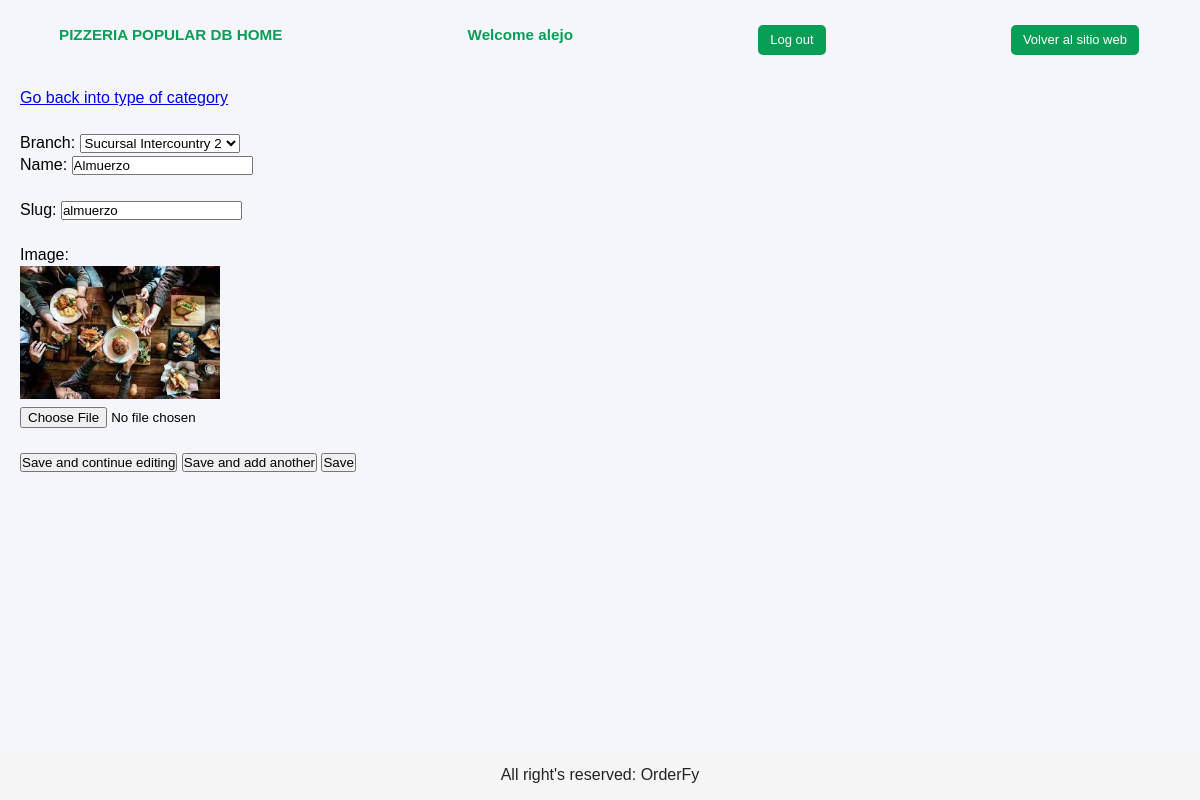
/database/pizzeria_popular/piz1/edit_type/almuerzo (signed in), run on the app's committed database.
### restaurants/models.py (models this page shows, shortened)
class Restaurant(models.Model):
    def get_upload_to_path_logo(self, filename):
        return f'{self.slug}/logo/{filename}'
    def get_upload_to_path_image(self, filename):
        return f'{self.slug}/image/{filename}'
    id= models.AutoField(primary_key=True)
    name= models.CharField(max_length=80)
    slug= models.SlugField(max_length=20, unique=True)
    description= models.TextField(max_length=1000, blank=True, null=True)
    logo= models.ImageField(upload_to=get_upload_to_path_logo, default="default_restaurant_logo.png")
    image= models.ImageField(upload_to=get_upload_to_path_image, default="default_restaurant_image.png")
    primary_color= models.CharField(max_length=7, validators=[functions.validate_color_hex])
    secondary_color= models.CharField(max_length=7, validators=[functions.validate_color_hex])
    q_branches= models.PositiveSmallIntegerField(default=1, validators=[functions.validate_not_zero])
    created= models.DateTimeField(auto_now_add= True)
    updated= models.DateTimeField(auto_now= True)
    class Meta:
        verbose_name=  "Restaurant"
        verbose_name_plural= "Restaurants"

class TypeOfCategory(models.Model):
    def get_upload_to_path_image(self, filename):
        return f'{self.branch.restaurant.slug}/image/{self.branch.slug}/{self.slug}/{filename}'
    branch= models.ForeignKey(Branch, on_delete=models.CASCADE)
    id = models.AutoField(primary_key=True)
    name= models.CharField(max_length= 100)
    slug= models.SlugField(max_length=20, unique=True)
    image= models.ImageField(upload_to=get_upload_to_path_image, default= "default_type_of_category.avif")
    created= models.DateTimeField(auto_now_add= True)
    updated= models.DateTimeField(auto_now= True)
    class Meta:
        verbose_name=  "Type of category"
        verbose_name_plural= "Types of categories"

### access_user/models.py (models this page shows)
class CustomUser(AbstractUser):
    restaurant= models.ForeignKey(Restaurant, on_delete=models.CASCADE, blank=True, null=True)

### access_user/views/edit_db.py (the view, shortened to what this page needs)
# urls.py: path('<str:restaurant_slug>/<str:branch_slug>/edit_type/<str:type_slug>', login_required(edit_db.edit_type), name='edit_type'),
@login_required
def edit_type(request, restaurant_slug, branch_slug, type_slug):
    restaurant= functions.get_restaurant(restaurant_slug)
    if not restaurant: return HttpResponseNotFound("Cannot find restaurant named '" + restaurant_slug + "'")
    answer= functions.check_user(request, restaurant)
    if answer== "no_access": return HttpResponseForbidden(f'Your user, {request.user.username}, has not access to {restaurant.name}`s DataBase')
    branch= functions.get_branch(branch_slug)
    if not branch: return HttpResponseNotFound("Cannot find branch named '" + branch_slug + "'")
    type_of_category= functions.get_type(type_slug)
    if not type_of_category: return HttpResponseNotFound("Cannot find type of category named '" + type_slug + "'")
    branches= Rmodels.Branch.objects.filter(restaurant= restaurant)
    params={
        "restaurant": restaurant,
        "branch": branch,
        "type": type_of_category,
        "branches": branches,
    }
    return render(request, 'access_user/edit/edit_type.html', params)

### access_user/functions.py (called while the page is built)
def check_user(request, restaurant):
    if not request.user.is_superuser:
        users= CustomUser.objects.filter(restaurant=restaurant)
        if request.user not in users: return "no_access"
        return None

def get_restaurant(restaurant_slug):
    try:
        restaurant= Rmodels.Restaurant.objects.get(slug= restaurant_slug)
        return restaurant
    except ObjectDoesNotExist:
        return None

def get_branch(branch_slug):
    try:
        branch= Rmodels.Branch.objects.get(slug= branch_slug)
        return branch
    except ObjectDoesNotExist:
        return None

def get_type(type_slug):
    try:
        type_of_category= Rmodels.TypeOfCategory.objects.get(slug= type_slug)
        return type_of_category
    except ObjectDoesNotExist:
        return None

### templates/access_user/edit/edit_type.html (shortened to what this page needs)
{% extends 'access_user/base.html' %}
{% block content %}
    <a href="{% url 'db_types' restaurant.slug branch.slug %}"> Go back into type of category </a>
    <br> <br>
    <form method="post" enctype="multipart/form-data">
        <label for="branch">Branch:</label>
        <select id="options" name="branch" required>
            {% for br in branches %}
                {% if br == type.branch %}
                    <option value="{{ br.slug }}" selected>{{ br.name }}</option>
                {% else %}
                    <option value="{{ br.slug }}">{{ br.name }}</option>
                {% endif %}
            {% empty %}
                <p>Something happened at the time of searching the branchs</p>
                <option value="{{ category.branch_of_category.slug }}">{{ category.branch_of_category }}</option>
            {% endfor %}
        </select>
        <br>
        <label for="name">Name:</label>
        <input type="text" id="name" name="name" placeholder="Name" value="{{ type.name }}" required>
        <br>
        <br>
        <label for="slug">Slug:</label>
        <input type="text" id="slug" name="slug" placeholder="Slug" value="{{ type.slug }}" required>
        <br>
        <br>
        <label for="image">Image:</label>
        <br>
        <img src="{{ type.image.url }}" alt="{{ type.image.url }}">
        <br>
        <input type="file" id="image" name="image" accept=".jpg, .jpeg, .png, .gif, .bmp, .avif">
        <br>
        <br>
        <button type="submit" name="action" value="save_and_continue_editing">Save and continue editing</button>
        <button type="submit" name="action" value="save_and_add_another">Save and add another</button>
        <button type="submit" name="action" value="save">Save</button>
    </form>
{% endblock %}

### templates/access_user/base.html (shortened to what this page needs)
<!DOCTYPE html>
<html lang="en">
{% load static %}
<head>
    <link rel="stylesheet" href="{% static 'css/database/base.css' %}">
    <link rel="stylesheet" href="{% static 'css/restaurants/restaurants.css' %}">
</head>
<body>
    <section class="section">
        <header class="orderfy">
            <h3> {{ restaurant.name | upper }} DB HOME </h3>
            <h3> Welcome {{ user.username }} </h3>
            <a href="{% url 'db_logout' restaurant.slug %}" class="botres"> Log out </a>
            <a href="{% url 'restaurant' restaurant.slug %}" class="botres"> Volver al sitio web </a>
        </header>
        <br><br><br>
        {% block content %} {% endblock %}
        <footer class="footer">
            <p class="center-content"> All right's reserved: OrderFy </p>
        </footer>
    </section>
</body>
</html>

### static/css/database/base.css (style rules this page uses)
img { width: 200px; }
:root { --background: #F4F6FC; --backsec1: #e7e9ef; --backsec2: #F4F6FC; --logoGreen: #079F56 ; --letras: #232323; --botones: #d3d0d0; }
.footer { position: fixed; bottom: 0; left: 0; right: 0; width: 100%; height: 50px; background-color: #f5f5f5; text-align: center; line-height: 50px; }

### static/css/restaurants/restaurants.css (style rules this page uses)
:root { --background: #F4F6FC; --backsec1: #e7e9ef; --backsec2: #F4F6FC; --logoGreen: #079F56 ; --letras: #232323; --botones: #d3d0d0; }
* { margin: 0; padding: 0; box-sizing: border-box; }
body { font-family: 'Arial', sans-serif; line-height: 1.4; background-color: var(--background); }
.section { background-color: var(--background); padding: 20px; }
header { position: fixed; top: -1px; left: -1px; right: -1px; padding: 1rem 5%; display: flex; align-items: center; justify-content: space-between; z-index: 1000; background-color: var(--background); }
.center-content { width: 100%; display: flex; justify-content: center; }
.orderfy { font-size: 13px; text-align: center; background-color: var(--background); color: var(--logoGreen); width: 100%; }
p { color: var(--letras); }
.botres { display: inline-block; padding: 6px 12px; background-color: var(--logoGreen); color: white; text-decoration: none; border-color: var(--logoGreen); border-radius: 5px; margin-top: 10px; transition: background-color 0.3s; }

### data on the page
Restaurant: name "PIZZERIA POPULAR"
CustomUser: username "alejo"
TypeOfCategory: name "Almuerzo", slug "almuerzo", image (picture)

### other printed values
form field branch "Sucursal Intercountry 2"
